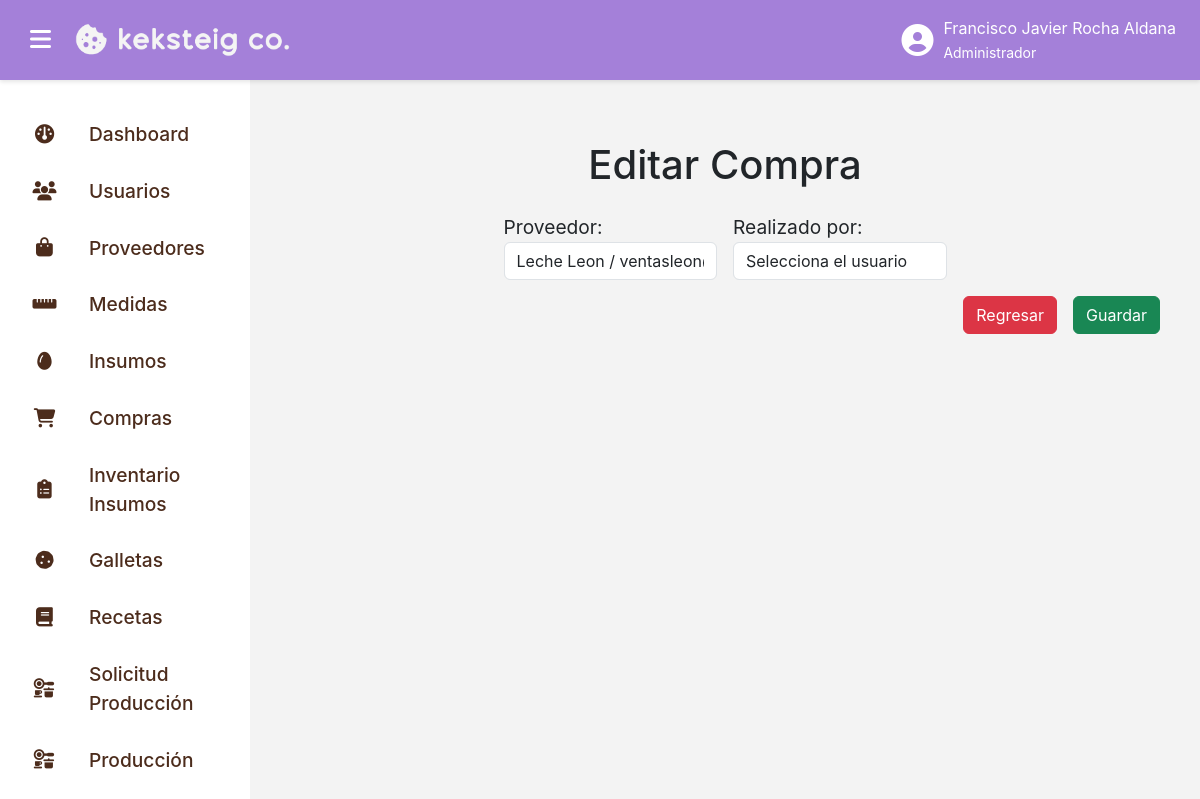
The page /compras/editar_compras/2 (signed in) on the database its author committed.
### compras_app/models.py (models this page shows, shortened)
class Compra(models.Model):
    fecha_compra = models.DateTimeField(default=now)
    proveedor = models.ForeignKey(Proveedor, on_delete=models.CASCADE, null=False, blank=False)
    usuario = models.ForeignKey(User, on_delete=models.CASCADE, null=False, blank=False, default=1)

### compras_app/views.py (the view, shortened to what this page needs)
# urls.py: path("editar_compras/<int:id>", login_required(EditarComprasView.as_view()), name="editar_compras"),
class EditarComprasView(PermissionRequiredMixin, FormView):
    permission_required = ["compras_app.edit_Compra"]
    login_url = "login"
    template_name = "editar_compras.html"
    form_class = forms.CompraEditarForm
    success_url = reverse_lazy("lista_compras")
    def get_form_kwargs(self):
        kwargs = super().get_form_kwargs()
        id = self.kwargs.get("id")
        compra = get_object_or_404(Compra, id=id)
        kwargs["instance"] = compra
        return kwargs

### compras_app/forms.py (shortened to what this page needs)
class CompraEditarForm(forms.ModelForm):
    proveedor = forms.ModelChoiceField(
        queryset=Proveedor.objects.all(),
        label="Proveedor",
        empty_label="Seleccione un proveedor",
        widget=forms.Select(attrs={"class": "form-control"})
    )
    usuario = forms.ModelChoiceField(
        queryset=User.objects.filter(groups__name="Administrador"),
        label="Realizado por",
        empty_label="Selecciona el usuario",
        widget=forms.Select(attrs={"class": "form-control"})
    )
    class Meta:
        model = Compra
        fields = ["proveedor", "usuario"]

### proveedores_app/models.py (called while the page is built)
    def __str__(self):
        return f"{self.nombre} / {self.email}"

### compras_app/templates/editar_compras.html (shortened to what this page needs)
{% extends "base.html" %}
{% load static %}
{% block content %}
<div class="pantalla-completa">
    <div class="menu">
        <h1 class="text-center">
            Editar Compra
        </h1>
        <div class="row mt-4">
            <form class="col-lg-12 col-md-12 col-sm-12 col-12 align-items-center justify-content-center" method="post" enctype="multipart/form-data">
                <div class="d-flex">
                    <div class="d-flex col-lg-6 col-md-6 col-sm-12 col-12 px-2 align-items-center justify-content-end">
                        <div class="col-lg-6 col-md-6 col-sm-12 col-12">
                            <div>
                                {{ form.proveedor.label_tag }}
                                <div class="col-lg-12 col-md-12 col-sm-12 col-12">
                                    {{ form.proveedor }}
                                </div>
                            </div>
                        </div>
                    </div>
                    <div class="d-flex col-lg-6 col-md-6 col-sm-12 col-12 px-2 align-items-center justify-content-start">
                        <div class="col-lg-6 col-md-6 col-sm-12 col-12">
                            <div>
                                {{ form.usuario.label_tag }}
                                <div class="col-lg-12 col-md-12 col-sm-12 col-12">
                                    {{ form.usuario }}
                                </div>
                            </div>
                        </div>
                    </div>
                </div>
                <div class="d-flex col-lg-12 col-md-12 col-sm-12 col-12 align-items-end justify-content-end mt-3 px-2">
                    <a class="btn btn-danger me-2" href="{% url "lista_compras" %}">
                        Regresar
                    </a>
                    <button class="btn btn-success ms-2" type="submit">
                        Guardar
                    </button>
                </div>
            </form>
        </div>
    </div>
</div>
{% endblock content %}

### templates/base.html (shortened to what this page needs)
{% load static %}
<!DOCTYPE html>
<html lang="es">
<head>
    <link rel="stylesheet" href="{% static 'css/bootstrap.min.css' %}">
    <link href="https://cdnjs.cloudflare.com/ajax/libs/font-awesome/6.7.2/css/all.min.css" rel="stylesheet">
    <link rel="stylesheet" href="{% static 'css/styles.css' %}">
</head>
<body>
    <div class="topbar">
        <div class="d-flex align-items-center gap-3">
            <button class="sidebar-toggle" id="menuToggle">
                <i class="fas fa-bars"></i>
            </button>
            <a href="{% url 'home' %}" style="text-decoration: none;" class="logo-container">
                <img src="{% static 'image/logo-horizontal-light.png' %}" alt="Don Galleto Logo" class="logo">
            </a>
        </div>
        <div class="user-info">
            <i class="fas fa-user-circle"></i>
            <span>
                {{ user.first_name }} {{ user.last_name }}
                <br>
                <small>
                    {% for group in user.groups.all %}
                        {{ group.name }}
                    {% empty %}
                        El usuario no pertenece a ningún grupo.
                    {% endfor %}
                </small>
            </span>
        </div>
    </div>
    <div class="sidebar {% if is_sidebar_collapsed %}collapsed{% endif %}" id="sidebar">
        {% for grupo in request.user.groups.all %}
            {% if grupo.name == 'Administrador' %}
                <a href="{% url 'home' %}" class="{% if request.resolver_match.url_name == 'home' %}active{% endif %}">
                    <i class="fa-solid fa-dashboard"></i>
                    <span>
                        Dashboard
                    </span>
                </a>
            {% endif %}
            {% if grupo.name == 'Administrador' %}
                <a href="{% url 'lista_usuarios' %}" class="{% if '/usuarios/' in request.path %}active{% endif %}">
                    <i class="fas fa-users"></i>
                    <span>
                        Usuarios
                    </span>
                </a>
            {% endif %}
            {% if grupo.name == 'Administrador' %}
                <a href="{% url 'lista_proveedores' %}" class="{% if request.resolver_match.url_name == 'lista_proveedores' %}active{% endif %}">
                    <i class="fa-solid fa-bag-shopping"></i>
                    <span>
                        Proveedores
                    </span>
                </a>
            {% endif %}
            {% if grupo.name == 'Administrador' %}
                <a href="{% url 'lista_medidas' %}" class="{% if request.resolver_match.url_name == 'lista_medidas' %}active{% endif %}">
                    <i class="fa-solid fa-ruler-horizontal"></i>
                    <span>
                        Medidas
                    </span>
                </a>
            {% endif %}
            {% if grupo.name == 'Administrador' %}
                <a href="{% url 'lista_insumos' %}" class="{% if request.resolver_match.url_name == 'lista_insumos' %}active{% endif %}">
                    <i class="fa-solid fa-egg"></i>
                    <span>
                        Insumos
                    </span>
                </a>
            {% endif %}
            {% if grupo.name == 'Administrador' %}
                <a href="{% url 'lista_compras' %}" class="{% if request.resolver_match.url_name == 'lista_compras' %}active{% endif %}">
                    <i class="fa-solid fa-cart-shopping"></i>
                    <span>
                        Compras
                    </span>
                </a>
            {% endif %}
            {% if grupo.name == 'Administrador' %}
                <a href="{% url 'lista_inventario' %}" class="{% if request.resolver_match.url_name == 'lista_inventario' %}active{% endif %}">
                    <i class="fa-solid fa-clipboard-list"></i>
                    <span>
                        Inventario Insumos
                    </span>
                </a>
            {% endif %}
            {% if grupo.name == 'Administrador' %}
                <a href="{% url 'lista_galletas' %}" class="{% if request.resolver_match.url_name == 'lista_galletas' %}active{% endif %}">
                    <i class="fa-solid fa-cookie"></i>
                    <span>
                        Galletas
                    </span>
                </a>
            {% endif %}
            {% if grupo.name == 'Administrador' %}
                <a href="{% url 'lista_recetas' %}" class="{% if request.resolver_match.url_name == 'lista_recetas' %}active{% endif %}">
                    <i class="fa-solid fa-book"></i>
                    <span>
                        Recetas
                    </span>
                </a>
            {% endif %}
            {% if grupo.name == 'Administrador' %}
                <a href="{% url 'lista_solicitarproducciones' %}" class="{% if request.resolver_match.url_name == 'lista_solicitarproducciones' %}active{% endif %}">
                    <i class="fa-solid fa-kitchen-set"></i>
                    <span>
                        Solicitud Producción
                    </span>
                </a>
            {% endif %}
            {% if grupo.name == 'Administrador' %}
                <a href="{% url 'lista_producciones' %}" class="{% if request.resolver_match.url_name == 'lista_producciones' %}active{% endif %}">
                    <i class="fa-solid fa-kitchen-set"></i>
                    <span>
                        Producción
                    </span>
                </a>
            {% endif %}
            {% if grupo.name == 'Administrador' %}
                <a href="{% url 'lista_mermas' %}" class="{% if request.resolver_match.url_name == 'lista_mermas' %}active{% endif %}">
                </a>
            {% endif %}
        {% endfor %}
    </div>
    <div class="content">
        {% block content %}
        {% endblock content %}
    </div>
</body>
</html>

### static/css/styles.css (style rules this page uses)
:root { --primary-color: #a480d9; --primary-dark: #8a66c9; --primary-light: #d4bbfa; --text-color: #4C2C1C; --danger-color: #de3421; --danger-dark: #c42e1c; --background-color: #f3f3f3; --border-color: #dee2e6; --white: #fff; }
body { margin: 0; font-family: 'SFPRODISPLAY', sans-serif; font-size: 1.2rem; background-color: var(--background-color); }
.content { margin-left: 250px; margin-top: 80px; padding: 2rem; transition: margin-left 0.3s ease; }
.topbar { position: fixed; top: 0; left: 0; width: 100%; height: 80px; background-color: var(--primary-color); display: flex; align-items: center; justify-content: space-between; padding: 0 1.5rem; z-index: 1050; box-shadow: 0 2px 4px rgba(0, 0, 0, 0.1); }
.topbar img.logo { height: 50px; transition: transform 0.3s ease; }
.sidebar-toggle { background: none; border: none; font-size: 1.5rem; color: var(--white); }
.sidebar { width: 250px; height: 100vh; background-color: var(--white); position: fixed; top: 80px; left: 0; padding: 1.5rem 1rem; transition: transform 0.3s ease; z-index: 1000; overflow-y: auto; scrollbar-width: thin; }
.sidebar a { display: flex; align-items: center; gap: 2rem; padding: 0.75rem 1rem; margin: 0.25rem 0; border: none; background: none; color: #4C2C1C; font-weight: 500; text-decoration: none; border-radius: 8px; width: 100%; transition: all 0.3s ease; }
.sidebar a i { min-width: 25px; text-align: center; }
.sidebar a span { text-align: left; flex: 1; }
.sidebar a i { transition: transform 0.3s ease; }
.user-info { position: relative; display: flex; align-items: center; gap: 10px; font-size: 1rem; color: var(--white); cursor: pointer; }
.user-info i { font-size: 2rem; }
.user-info > span { display: block; }

### rows shown on the page
Compra: proveedor "Leche Leon / ventasleon@lecheleon.com", usuario "Selecciona el usuario"

### other values the page prints
{{ user.first_name }} "Francisco Javier"
{{ user.last_name }} "Rocha Aldana"
{{ group.name }} "Administrador"
